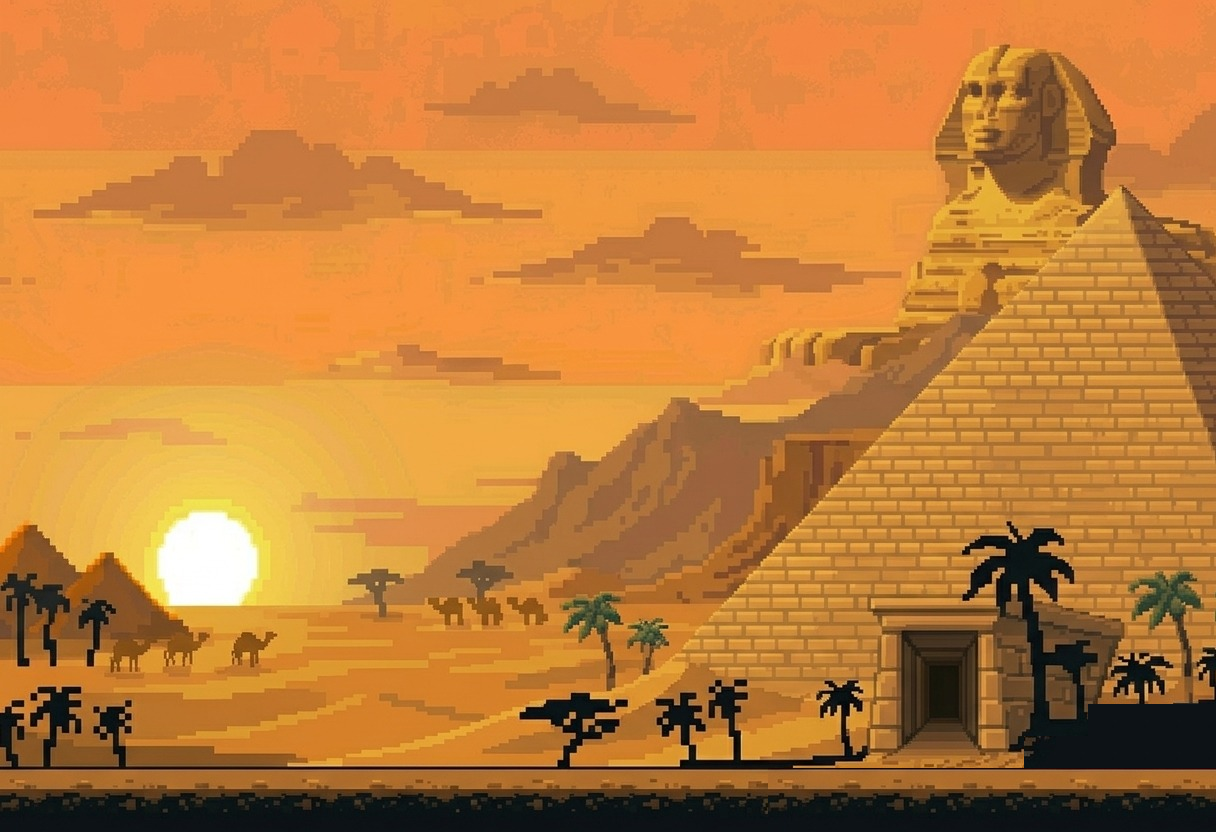

Tiled map render using the project's own tile images. Description and the whole map definition, tile-layer contents included, below:
An orthogonal 38x26 tile map with 32x32 px tiles, 1 tile layer (Livello tile 1) and 5 objects (3x solid, start, finish).

<map version="1.10" tiledversion="1.11.2" orientation="orthogonal" renderorder="right-down" width="38" height="26" tilewidth="32" tileheight="32" infinite="0" nextlayerid="4" nextobjectid="8">
 <properties>
  <property name="dimensionePersonaggio" type="float" value="96" />
  <property name="uscita" value="porta" />
  <property name="titolo" value="Il deserto" />
 </properties>
 <tileset firstgid="1" source="Introduzione.tsx" />
 <layer id="1" name="Livello tile 1" width="38" height="26">
  <data encoding="csv">
1,2,3,4,5,6,7,8,9,10,11,12,13,14,15,16,17,18,19,20,21,22,23,24,25,26,27,28,29,30,31,32,33,34,35,36,37,38,
39,40,41,42,43,44,45,46,47,48,49,50,51,52,53,54,55,56,57,58,59,60,61,62,63,64,65,66,67,68,69,70,71,72,73,74,75,76,
77,78,79,80,81,82,83,84,85,86,87,88,89,90,91,92,93,94,95,96,97,98,99,100,101,102,103,104,105,106,107,108,109,110,111,112,113,114,
115,116,117,118,119,120,121,122,123,124,125,126,127,128,129,130,131,132,133,134,135,136,137,138,139,140,141,142,143,144,145,146,147,148,149,150,151,152,
153,154,155,156,157,158,159,160,161,162,163,164,165,166,167,168,169,170,171,172,173,174,175,176,177,178,179,180,181,182,183,184,185,186,187,188,189,190,
191,192,193,194,195,196,197,198,199,200,201,202,203,204,205,206,207,208,209,210,211,212,213,214,215,216,217,218,219,220,221,222,223,224,225,226,227,228,
229,230,231,232,233,234,235,236,237,238,239,240,241,242,243,244,245,246,247,248,249,250,251,252,253,254,255,256,257,258,259,260,261,262,263,264,265,266,
267,268,269,270,271,272,273,274,275,276,277,278,279,280,281,282,283,284,285,286,287,288,289,290,291,292,293,294,295,296,297,298,299,300,301,302,303,304,
305,306,307,308,309,310,311,312,313,314,315,316,317,318,319,320,321,322,323,324,325,326,327,328,329,330,331,332,333,334,335,336,337,338,339,340,341,342,
343,344,345,346,347,348,349,350,351,352,353,354,355,356,357,358,359,360,361,362,363,364,365,366,367,368,369,370,371,372,373,374,375,376,377,378,379,380,
381,382,383,384,385,386,387,388,389,390,391,392,393,394,395,396,397,398,399,400,401,402,403,404,405,406,407,408,409,410,411,412,413,414,415,416,417,418,
419,420,421,422,423,424,425,426,427,428,429,430,431,432,433,434,435,436,437,438,439,440,441,442,443,444,445,446,447,448,449,450,451,452,453,454,455,456,
457,458,459,460,461,462,463,464,465,466,467,468,469,470,471,472,473,474,475,476,477,478,479,480,481,482,483,484,485,486,487,488,489,490,491,492,493,494,
495,496,497,498,499,500,501,502,503,504,505,506,507,508,509,510,511,512,513,514,515,516,517,518,519,520,521,522,523,524,525,526,527,528,529,530,531,532,
533,534,535,536,537,538,539,540,541,542,543,544,545,546,547,548,549,550,551,552,553,554,555,556,557,558,559,560,561,562,563,564,565,566,567,568,569,570,
571,572,573,574,575,576,577,578,579,580,581,582,583,584,585,586,587,588,589,590,591,592,593,594,595,596,597,598,599,600,601,602,603,604,605,606,607,608,
609,610,611,612,613,614,615,616,617,618,619,620,621,622,623,624,625,626,627,628,629,630,631,632,633,634,635,636,637,638,639,640,641,642,643,644,645,646,
647,648,649,650,651,652,653,654,655,656,657,658,659,660,661,662,663,664,665,666,667,668,669,670,671,672,673,674,675,676,677,678,679,680,681,682,683,684,
685,686,687,688,689,690,691,692,693,694,695,696,697,698,699,700,701,702,703,704,705,706,707,708,709,710,711,712,713,714,715,716,717,718,719,720,721,722,
723,724,725,726,727,728,729,730,731,732,733,734,735,736,737,738,739,740,741,742,743,744,745,746,747,748,749,750,751,752,753,754,755,756,757,758,759,760,
761,762,763,764,765,766,767,768,769,770,771,772,773,774,775,776,777,778,779,780,781,782,783,784,785,786,787,788,789,790,791,792,793,794,795,796,797,798,
799,800,801,802,803,804,805,806,807,808,809,810,811,812,813,814,815,816,817,818,819,820,821,822,823,824,825,826,827,828,829,830,831,832,833,834,835,836,
837,838,839,840,841,842,843,844,845,846,847,848,849,850,851,852,853,854,855,856,857,858,859,860,861,862,863,864,865,866,867,868,869,870,988,988,988,988,
875,876,877,878,879,880,881,882,883,884,885,886,887,888,889,890,891,892,893,894,895,896,897,898,899,900,901,902,903,904,905,906,948,988,988,988,988,988,
913,914,915,916,917,918,919,920,921,922,923,924,925,926,927,928,929,930,931,932,933,934,935,936,913,914,915,916,917,918,919,920,921,922,923,924,925,926,
951,952,953,954,955,956,957,958,959,960,961,962,963,964,965,966,967,968,969,970,971,972,973,974,951,952,953,954,955,956,957,958,959,960,961,962,963,964
</data>
 </layer>
 <objectgroup id="2" name="pavimento">
  <object id="1" name="solid" x="2.48062" y="779" width="1211.78" height="50.7675" />
 </objectgroup>
 <objectgroup id="3" name="bordi">
  <object id="2" name="solid" x="0" y="0" width="11.1628" height="767.752" />
  <object id="3" name="solid" x="1203.1" y="1.24031" width="11.1628" height="766.512" />
  <object id="5" name="start" x="64" y="704" width="64" height="64" />
  <object id="6" name="finish" x="902" y="631" width="77" height="136" />
 </objectgroup>
</map>
